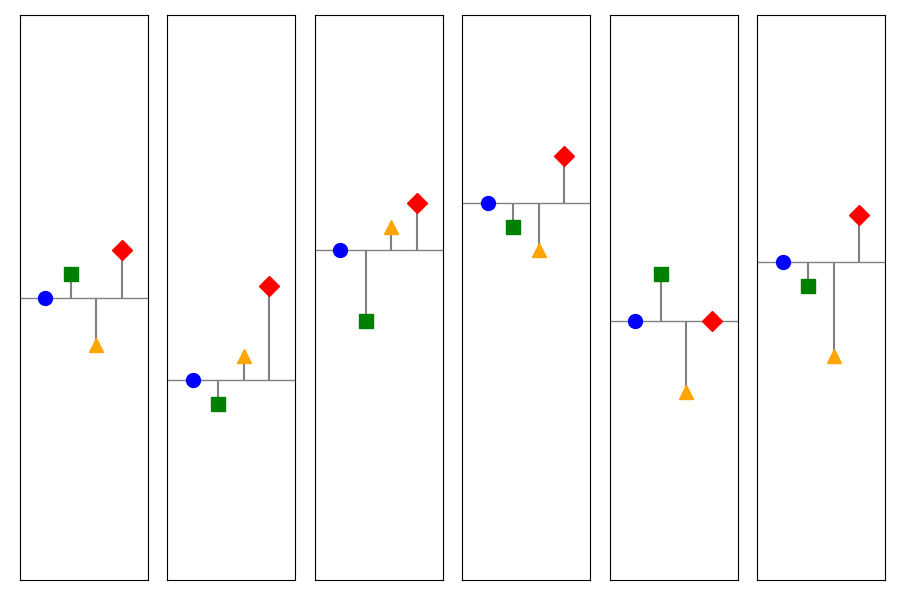

Source code (Python):
import matplotlib.pyplot as plt
import numpy as np

size = 6
policy = 3

# Create figure and subplots
fig, axes = plt.subplots(1, size, figsize=(size*1.5, size), sharey=True)

x = np.linspace(0, 4, policy+3)
x = x[1:-1]

# Random seed for reproducibility
np.random.seed(42)

# Custom baselines for each subplot
baselines = [0, -3.5, 2, 4, -1, 1.5]

# Generate lollipop data for each subplot
for i, ax in enumerate(axes):
    baseline = baselines[i]
    y = np.random.randint(-5, 5, size=policy)  # values can be above or below the baseline
    y = np.append(0, y)

    ax.axhline(baseline, color='gray', linewidth=1)

    markers = ['o', 's', '^', 'D']
    colors = ['blue', 'green', 'orange', 'red']
    
     # Plot lollipops from custom baseline
    for i, (xi, yi) in enumerate(zip(x, y)):
        ax.vlines(xi, baseline, baseline + yi, color='gray')
        ax.plot(xi, baseline + yi, marker=markers[i % len(markers)], color=colors[i % len(colors)], markersize=10)

    ax.set_xticks([])
    ax.set_yticks([])
    ax.set_xlabel('')
    ax.set_ylabel('')
    ax.set_xlim(0, 4)
    ax.set_ylim(-12, 12)

plt.tight_layout()
plt.show()
